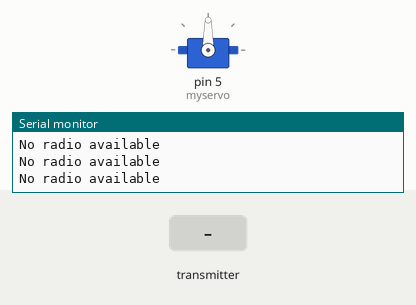
Recording of a sketch running on a simulated Arduino Uno, built with avr-gcc and run on an emulated ATmega328P. Shown: servo, the last lines printed to the serial monitor. The test bench sets the inputs (shaded band). No radio packets arrive unless stated.

Above: at 1.2 s.
1.3 s: the transmitter starts sending joystick.0 = 0
At 1.7 s:
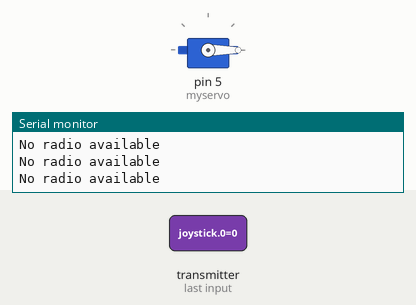
2.8 s: the transmitter starts sending joystick.0 = 256
At 3.2 s:
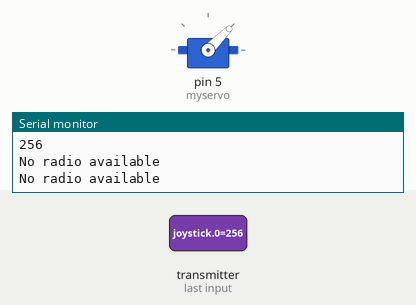
4.3 s: the transmitter starts sending joystick.0 = 1023
At 5.1 s:
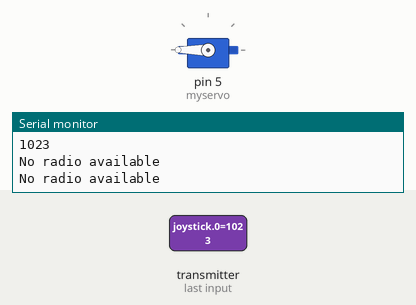
Timing chart, 0 to 7.3 s (numbered marks = the images above; inputs shaded):
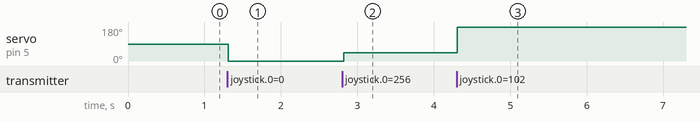

Measured:
- after the input at 1.3 s, servo on pin 5 (myservo): 90° → 0° at once
- after the input at 2.8 s, servo on pin 5 (myservo): 0° → 45° at once
- after the input at 4.3 s, servo on pin 5 (myservo): 45° → 180° at once

The sketch:

sketch_apr14a.ino
```cpp
#include <SPI.h>
#include "nRF24L01.h"
#include "RF24.h"
#include <Servo.h>

Servo myservo;  // create servo object to control a servo

int val;    // variable to read the value from the analog pin
String bufpot1;


int joystick[2];

RF24 radio(8,7);
const uint64_t pipe = 0xE8E8F0F0E1LL;

void setup(void)
{
  myservo.attach(5);
  myservo.write(90);
  Serial.begin(9600);
  radio.begin();
  radio.openReadingPipe(1,pipe);
  radio.startListening();
}

void loop(void)
{
  if ( radio.available() )
  {
    // Dump the payloads until we've gotten everything
    bool done = false;
    while (!done)
    {
      // Fetch the payload, and see if this was the last one.
      done = radio.read( joystick, sizeof(joystick) );
      val = joystick[0];

              val = map(val, 0, 1023, 0, 180);     // scale it to use it with the servo (value between 0 and 180)

        myservo.write(val);

      Serial.println(joystick[0]);
delay(21);
    }
  }
  else
  {
    Serial.println("No radio available");
  }
}
```
